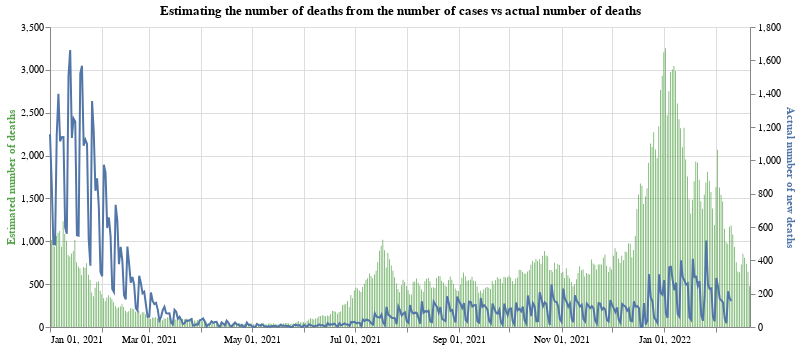

Source (notebook cell):
### Code cell
#collapse
base = alt.Chart(full_eng_deaths.query("date >= '2021-01-01'")).encode(x=alt.X("yearmonthdate(date):T", axis=alt.Axis(title=None))).properties(width=700, title='Estimating the number of deaths from the number of cases vs actual number of deaths')

bars = base.mark_bar(color='#57A44C').encode(
    y=alt.Y("estimateDeathsFromCases:Q", axis=alt.Axis(title='Estimated number of deaths', titleColor='#57A44C')),
    tooltip="newCases:Q"
)

line = base.mark_line(stroke='#5276A7').encode(y=alt.Y("laggedNewDeaths:Q", axis=alt.Axis(title='Actual number of new deaths', titleColor='#5276A7')))

alt.layer(bars, line).resolve_scale(y='independent')

### Figure 1 — Vega-Lite specification as saved in the notebook (floating-point values rounded to 4 significant figures; data arrays with more than 128 entries replaced by an {"elided": "..."} marker saying what was removed)
{"config": {"view": {"continuousWidth": 400, "continuousHeight": 300}}, "layer": [{"mark": {"type": "bar", "color": "#57A44C"}, "encoding": {"tooltip": {"type": "quantitative", "field": "newCases"}, "x": {"type": "temporal", "axis": {"title": null}, "field": "date", "timeUnit": "yearmonthdate"}, "y": {"type": "quantitative", "axis": {"title": "Estimated number of deaths", "titleColor": "#57A44C"}, "field": "estimateDeathsFromCases"}}, "title": "Estimating the number of deaths from the number of cases vs actual number of deaths", "width": 700}, {"mark": {"type": "line", "stroke": "#5276A7"}, "encoding": {"x": {"type": "temporal", "axis": {"title": null}, "field": "date", "timeUnit": "yearmonthdate"}, "y": {"type": "quantitative", "axis": {"title": "Actual number of new deaths", "titleColor": "#5276A7"}, "field": "laggedNewDeaths"}}, "title": "Estimating the number of deaths from the number of cases vs actual number of deaths", "width": 700}], "data": {"name": "data-a63998d5b21d96243a5ed8898cd0ce52"}, "resolve": {"scale": {"y": "independent"}}, "$schema": "https://vega.github.io/schema/vega-lite/v4.8.1.json", "datasets": {"data-a63998d5b21d96243a5ed8898cd0ce52": {"elided": "416 records"}}}
